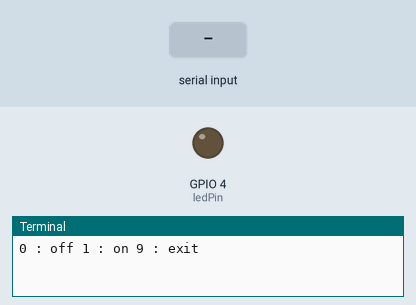
The program below on a simulated Raspberry Pi (BCM pin numbers). Shown: output pins drawn as LEDs (lit = HIGH), the last lines printed to the terminal. The test bench sets the inputs (shaded band).

Above: at 1.2 s.
1.3 s: "1" typed at the terminal, then Enter
At 1.8 s:
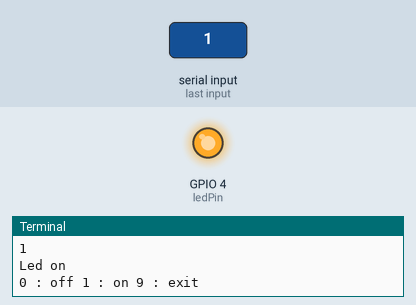
2.8 s: "0" typed at the terminal, then Enter
At 4.2 s:
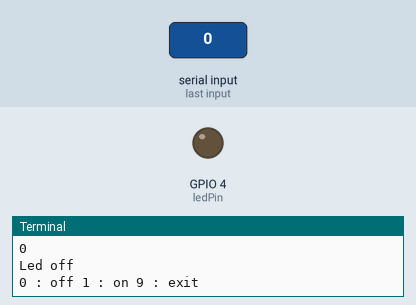
Timing chart, 0 to 5.8 s (numbered marks = the images above; inputs shaded):
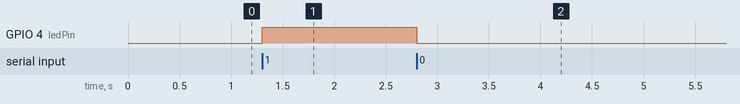

The program:

input.py
```python
import RPi.GPIO as gpio
import time

ledPin = 4
gpio.setmode(gpio.BCM)
gpio.setup(ledPin, gpio.OUT)

try:
    while 1:
        print("0 : off 1 : on 9 : exit")
        a = input()
        if a == '0':
            gpio.output(ledPin, 0)
            print("Led off")
        elif a=='1':
            gpio.output(ledPin, 1)
            print("Led on")
        elif a=='9':
            gpio.cleanup()
            exit()
        else:
            print("지원하지 않는 숫자입니다")
finally:
    gpio.cleanup()
```

Measured:
- after the input at 1.3 s, GPIO 4 (ledPin): LOW → HIGH at once
- after the input at 2.8 s, GPIO 4 (ledPin): HIGH → LOW at once
